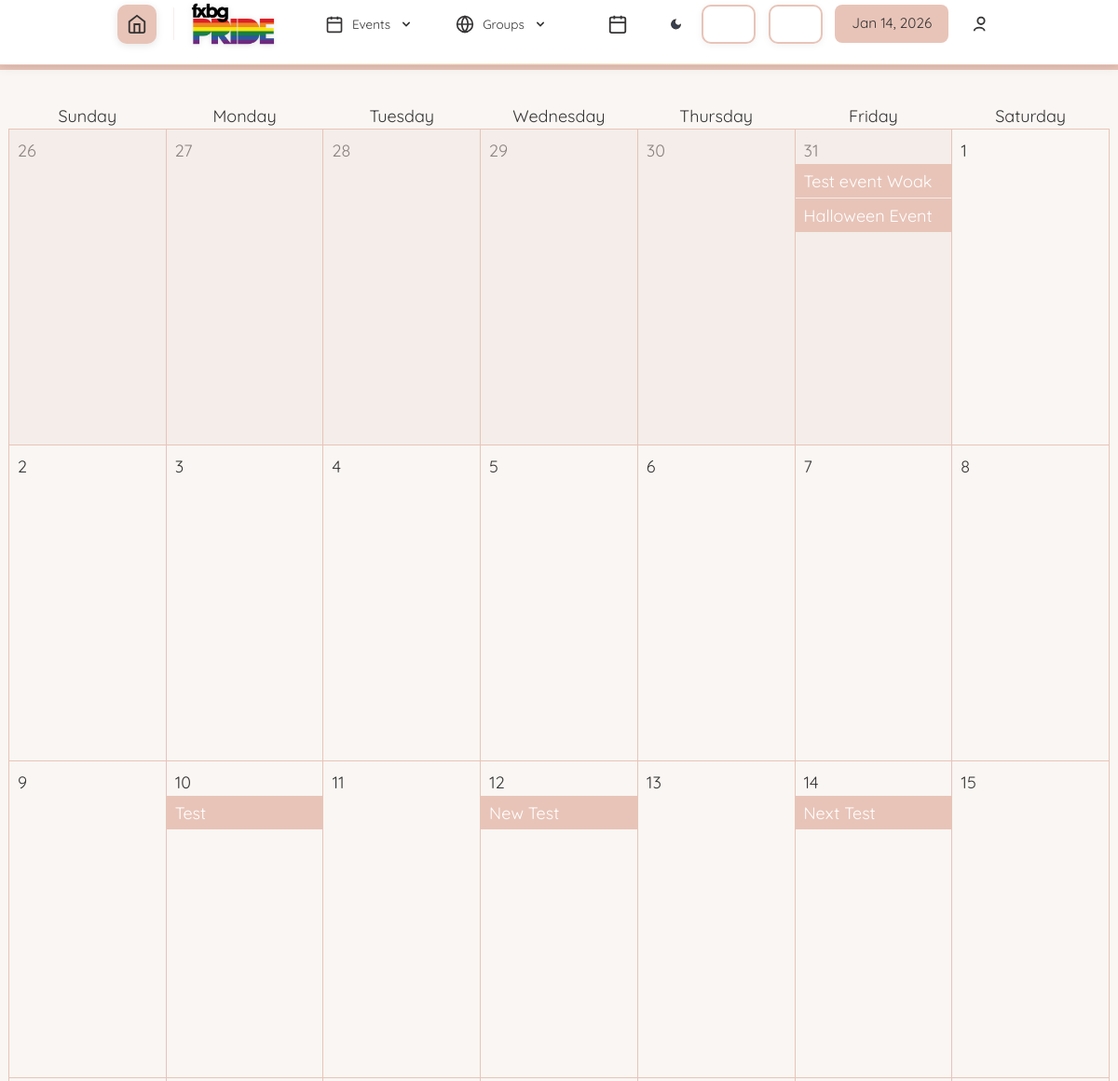
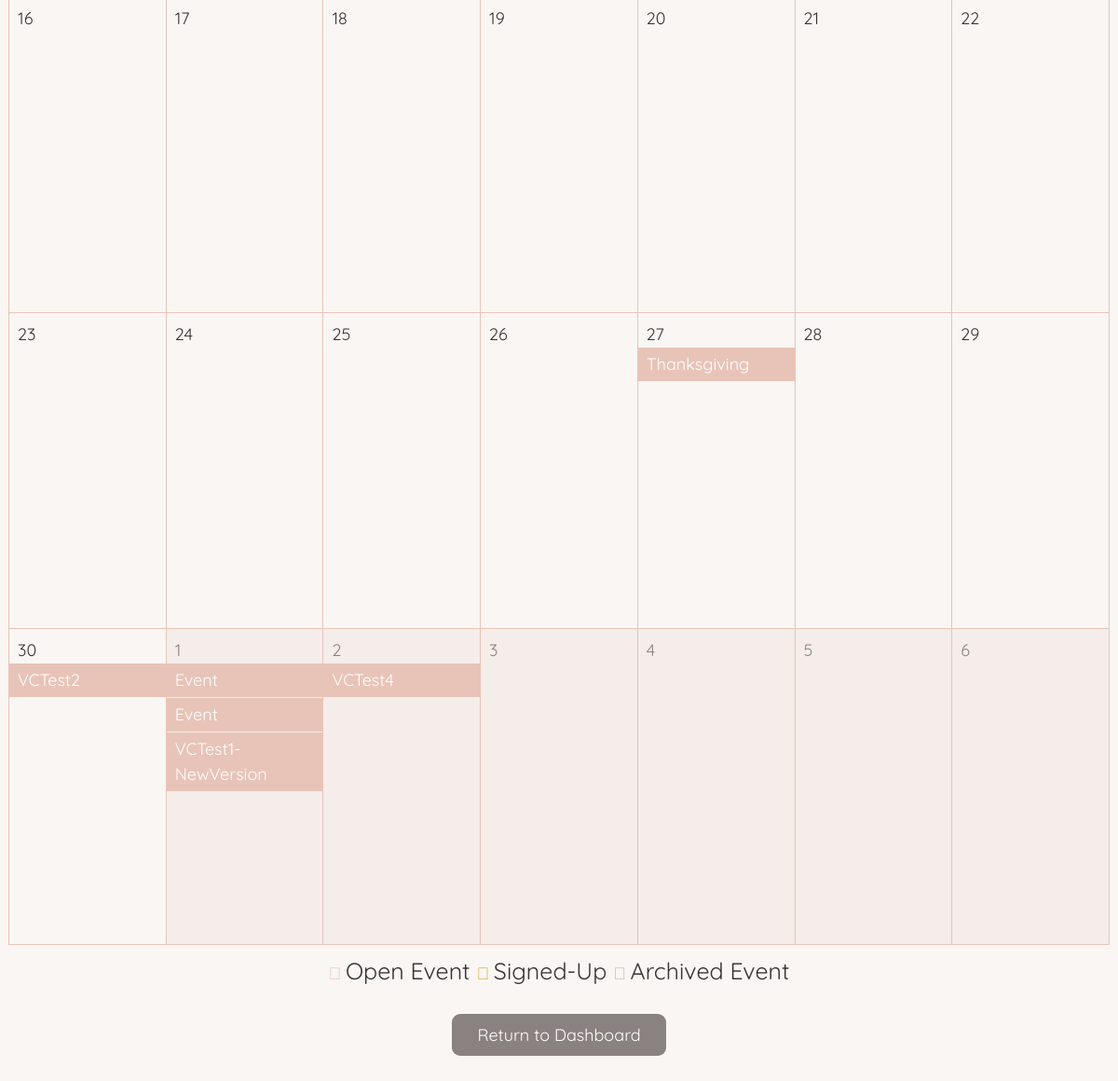
The page /calendar.php?month=2025-11 (signed in) on the database its author committed (2 pictures, top to bottom).
### tables this page shows
CREATE TABLE `dbevents` (
  `id` int(11) NOT NULL,
  `name` text NOT NULL,
  `date` char(10) NOT NULL,
  `startTime` char(5) NOT NULL,
  `endTime` char(5) NOT NULL,
  `description` text NOT NULL,
  `capacity` int(11) NOT NULL,
  `completed` text NOT NULL,
  `restricted_signup` tinyint(1) NOT NULL,
  `location` text DEFAULT NULL,
  `type` text NOT NULL,
  `volunteer_coordinator` int(11) DEFAULT NULL
);

### database/dbEvents.php (called while the page is built, shortened)
<?php
function fetch_events_in_date_range($start_date, $end_date)
{
    $connection = connect();
    $start_date = mysqli_real_escape_string($connection, $start_date);
    $end_date = mysqli_real_escape_string($connection, $end_date);
    $query = "select * from dbevents
              where date >= '$start_date' and date <= '$end_date'
              order by startTime asc";
    $result = mysqli_query($connection, $query);
    require_once('include/output.php');
    $events = array();
    while ($result_row = mysqli_fetch_assoc($result)) {
        $key = $result_row['date'];
        if (isset($events[$key])) {
            $events[$key] [] = hsc($result_row);
        } else {
            $events[$key] = array(hsc($result_row));
        }
    }
    return $events;
}

### include/output.php (called while the page is built, shortened)
<?php
function hsc($input)
{
    if (is_array($input)) {
        $arr = [];
        foreach ($input as $key => $value) {
            $arr[$key] = htmlspecialchars($value ?? '');
        }
        return $arr;
    }
    return htmlspecialchars($input ?? '');
}

### calendar.php (the view, shortened to what this page needs)
<?php
if (!isset($_GET['month'])) {
    $month = date("Y-m");
} else {
    $month = $_GET['month'];
}
    $first = $month . '-01';
    $month = strtotime($month);
    $first = strtotime($first);
    $calendarStart = $first;
while (date('w', $calendarStart) > 0) {
    $calendarStart = strtotime(date('Y-m-d', $calendarStart) . ' -1 day');
}
    $calendarEnd = date('Y-m-d', strtotime(date('Y-m-d', $calendarStart) . ' +34 day'));
    $weeks = 5;
if (date('m', strtotime($calendarEnd . ' +1 day')) == date('m', $first)) {
    $weeks = 6;
}
?>
<!DOCTYPE html>
<html>
    <head>
        <link rel="stylesheet" href="css/theme-toggle.css">
        <?php require('universal.inc'); ?>
        <?php require('header.php'); ?>
    </head>
    <body>
        <main class="calendar-view">
            <h1 class='calendar-header' style="background: var(--main-color, #e8c4b8); height: 75px;">
                <span id="calendar-heading-month" style="font-weight: 700; font-size: 36px;">Events - <?php echo date('F Y', $month); ?></span>
            </h1>
            <div class="table-wrapper">
                <table id="calendar">
                    <thead>
                        <tr>
                            <th>Sunday</th>
                            <th>Monday</th>
                            <th>Tuesday</th>
                            <th>Wednesday</th>
                            <th>Thursday</th>
                            <th>Friday</th>
                            <th>Saturday</th>
                        </tr>
                    </thead>
                    <tbody>
                    <?php
                        $date = $calendarStart;
                        require_once('database/dbEvents.php');
                        $events = fetch_events_in_date_range($start, $end);
                    for ($week = 0; $week < $weeks; $week++) {
                        echo '
                                <tr class="calendar-week">
                            ';
                        for ($day = 0; $day < 7; $day++) {
                            $extraAttributes = '';
                            $extraClasses = '';
                            if (date('m', $date) != date('m', $month)) {
                                $extraClasses .= ' other-month';
                                $extraAttributes .= ' data-month="' . date('Y-m', $date) . '"';
                            }
                            $eventsStr = '';
                            $e = date('Y-m-d', $date);
                            if (isset($events[$e])) {
                                $dayEvents = $events[$e];
                                foreach ($dayEvents as $info) {
                                    $backgroundCol = 'var(--main-color, #e8c4b8)';
                                    if (is_archived($info['id'])) {
                                        if ($_SESSION['access_level'] < 4) {
                                            continue;
                                        }
                                        $backgroundCol = '#c4bab7ff';
                                    } elseif (check_if_signed_up($info['id'], $_SESSION['_id'])) {
                                        $backgroundCol = 'var(--accent-color, #d4af37)';
                                    }
                                    $eventsStr .= '<a class="calendar-event" style="background-color: ' . $backgroundCol . '" href="event.php?id=' . $info['id'] . '&user_id=' . $_SESSION['_id'] . '">' . htmlspecialchars_decode($info['name']) . '</a>';
                                }
                            }
                            echo '<td class="calendar-day' . $extraClasses . '" ' . $extraAttributes . ' data-date="' . date('Y-m-d', $date) . '">
                                    <div class="calendar-day-wrapper">
                                        <p class="calendar-day-number">' . date('j', $date) . '</p>
                                        ' . $eventsStr . '
                                    </div>
                                </td>';
                            $date = strtotime(date('Y-m-d', $date) . ' +1 day');
                        }
                        echo '
                                </tr>';
                    }
                    ?>
                    </tbody>
                </table>
            </div>
            <link rel="stylesheet" href="https://cdnjs.cloudflare.com/ajax/libs/font-awesome/6.0.0-beta3/css/all.min.css">
            <center>
            <i class="fa-solid fa-circle" style="color: var(--main-color, #e8c4b8)"> </i>
                <span style="font-size: 25px;">
                    Open Event
                </span>
            <i class="fa-solid fa-circle" style="color: var(--accent-color, #d4af37)"> </i>
                <span style="font-size: 25px;">
                    Signed-Up
                </span>
            <i class="fa-solid fa-circle" style="color: #c4bab7ff"> </i>
                <span style="font-size: 25px;">
                    Archived Event
                </span>
            </center>
<div style="display: flex; justify-content: center; align-items: center;">
<div style="margin-top: 1.5rem;">
  <a href="index.php" style="
    background-color: var(--cancel-button-background-color, #8a8280);  /* bg-gray-500 */
    color: white;               /* text-white */
    padding: 0.5rem 1.5rem;     /* py-2 px-6 */
    border-radius: 0.5rem;      /* rounded-lg */
    text-decoration: none;      /* default for Tailwind links */
    display: inline-block;      /* ensures padding applies correctly */
  "
  onmouseover="this.style.backgroundColor='var(--inactive-background-color, #f4ede9)';"
  onmouseout="this.style.backgroundColor='var(--cancel-button-background-color, #8a8280)';"
  >
    Return to Dashboard
  </a>
</div>
</div>
        </main>
    </body>
</html>

### rows shown on the page
dbevents: name "Test event Woak"
dbevents: name "Halloween Event"
dbevents: name "Test"
dbevents: name "New Test"
dbevents: name "Next Test"
dbevents: name "Thanksgiving"
dbevents: name "VCTest2"
dbevents: name "Event"
dbevents: name "Event"
dbevents: name "VCTest1-NewVersion"
dbevents: name "VCTest4"

### other values the page prints
date('j', $date) "27"
date('j', $date) "28"
date('j', $date) "29"
date('j', $date) "30"
date('j', $date) "31"
date('j', $date) "1"
date('j', $date) "2"
date('j', $date) "3"
date('j', $date) "4"
date('j', $date) "5"
date('j', $date) "6"
date('j', $date) "7"
date('j', $date) "8"
date('j', $date) "9"
date('j', $date) "10"
